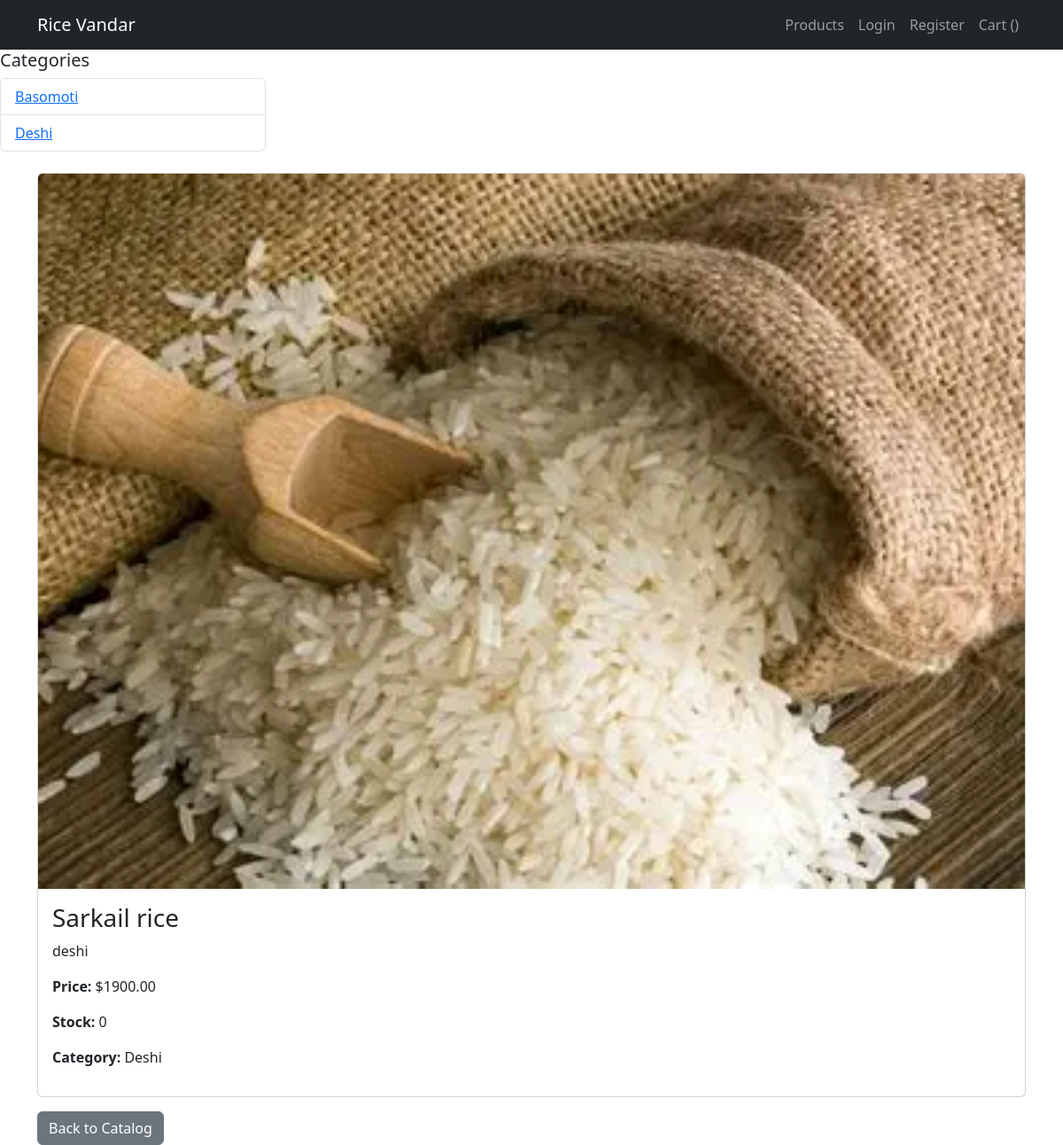
Screenshot of /product/2/ with the database file from the repository.
### catalogue/models.py (models this page shows, shortened)
class RiceCategory(models.Model):
    name = models.CharField(max_length=100, unique=True)
    description = models.TextField(blank=True, null=True)
    class Meta:
        verbose_name_plural = "Rice Categories"

class Product(models.Model):
    name = models.CharField(max_length=200)
    category = models.ForeignKey(RiceCategory, on_delete=models.CASCADE, related_name="products", null=True, blank=True)
    description = models.TextField(blank=True)
    price = models.DecimalField(max_digits=10, decimal_places=2)
    stock = models.PositiveIntegerField(default=0)
    image = models.ImageField(upload_to='products/', blank=True, null=True)
    created_at = models.DateTimeField(auto_now_add=True)
    updated_at = models.DateTimeField(auto_now=True)

### catalogue/views.py (the view)
# urls.py: path('product/<int:pk>/', views.product_detail, name='product_detail'),
def product_detail(request, pk):
    product = get_object_or_404(Product, pk=pk)
    categories = RiceCategory.objects.all()
    return render(request, 'catalogue/product_detail.html', {'product': product, 'categories': categories})

### templates/catalogue/product_detail.html (shortened to what this page needs)
{% extends "base.html" %}
{% block content %}
<div class="card mb-3">
    {% if product.image %}
    <img src="{{ product.image.url }}" class="card-img-top" alt="{{ product.name }}">
    {% endif %}
    <div class="card-body">
        <h3>{{ product.name }}</h3>
        <p>{{ product.description }}</p>
        <p><strong>Price:</strong> ${{ product.price }}</p>
        <p><strong>Stock:</strong> {{ product.stock }}</p>
        <p><strong>Category:</strong> {{ product.category.name }}</p>
    </div>
</div>
<a href="{% url 'catalogue:product_list' %}" class="btn btn-secondary">Back to Catalog</a>
{% endblock %}

### templates/base.html (shortened to what this page needs)
{% load static %}
<!DOCTYPE html>
<html lang="en">
<head>
    <link rel="stylesheet" href="{% static 'css/styles.css' %}?v={{ time }}">
    <link href="https://cdn.jsdelivr.net/npm/bootstrap@5.3.0/dist/css/bootstrap.min.css" rel="stylesheet">
</head>
<body>
    <nav class="navbar navbar-expand-lg navbar-dark bg-dark">
      <div class="container">
        <a class="navbar-brand " href="{% url 'catalogue:product_list' %}">Rice Vandar</a>
        <div>
          <ul class="navbar-nav">
            <li class="nav-item"><a class="nav-link" href="{% url 'catalogue:product_list' %}">Products</a></li>
            {% if user.is_authenticated %}
              <li class="nav-item"><a class="nav-link" href="{% url 'accounts:profile' %}">Hi, {{ user.username }}</a></li>
              <li class="nav-item"><a class="nav-link" href="{% url 'accounts:logout' %}">Logout</a></li>
            {% else %}
              <li class="nav-item"><a class="nav-link" href="{% url 'accounts:login' %}">Login</a></li>
              <li class="nav-item"><a class="nav-link" href="{% url 'accounts:register' %}">Register</a></li>
            {% endif %}
            <li class="nav-item"><a class="nav-link" href="{% url 'cart:view_cart' %}">Cart ({{ cart_item_count }})</a></li>
          </ul>
        </div>
      </div>
    </nav>
 <div class="col-md-3">
                <h5>Categories</h5>
                <ul class="list-group">
                    {% for cat in categories %}
                        <li class="list-group-item">
                            <a href="{% url 'catalogue:category_products' cat.id %}">{{ cat.name }}</a>
                        </li>
                    {% empty %}
                        <li class="list-group-item">No categories available</li>
                    {% endfor %}
                </ul>
            </div>
    <div class="container mt-4">
        {% block content %}{% endblock %}
    </div>
</body>
</html>

### static/css/styles.css (style rules this page uses)
body { background-color: hwb(110 23% 49%); color: black; }

### rows the page displays
RiceCategory: name "Basomoti"
RiceCategory: name "Deshi"
Product: image (picture), name "Sarkail rice", description "deshi", price "1900.00", stock "0", category.name "Deshi"
